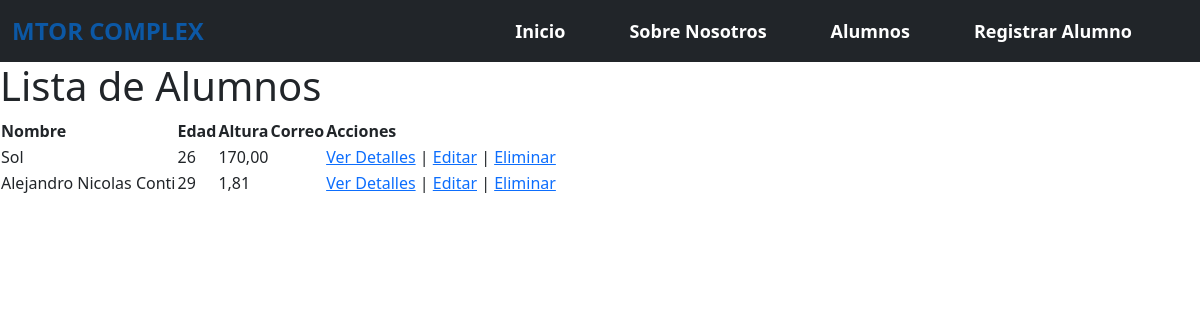
Page /gimnasio/alumnos/ on the earlier database version.
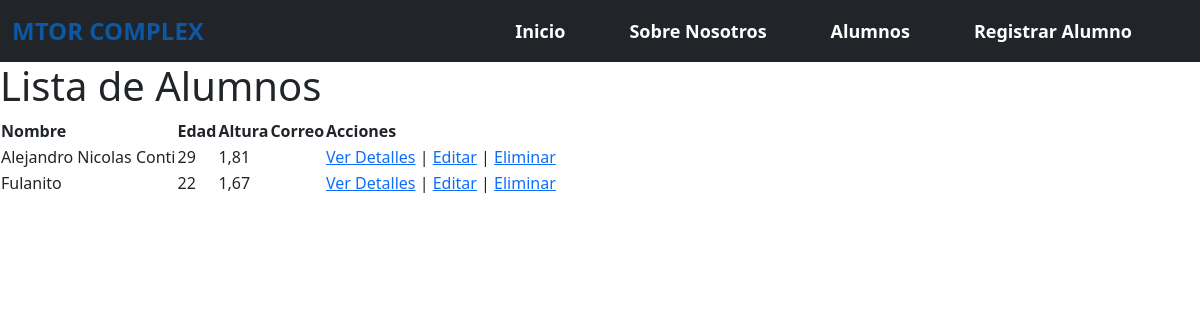
Same page on the later database version.
### gimnasio/models.py (models this page shows, shortened)
class Alumno(models.Model):
    nombre = models.CharField(max_length=100)
    edad = models.PositiveIntegerField()
    altura = models.DecimalField(max_digits=5, decimal_places=2)
    dias_asistencia = models.ManyToManyField(DiaAsistencia)
    horario = models.TimeField()
    cuota_pagada = models.BooleanField(default=False)

### gimnasio/views.py (the view)
# urls.py: path("alumnos/", views.lista_alumnos, name="alumno-list"),
def lista_alumnos(request):
    alumnos = Alumno.objects.all()
    return render(request, "gimnasio/alumno_lista.html", {"alumnos": alumnos})

### gimnasio/templates/gimnasio/alumno_lista.html
{% extends 'gimnasio/base.html' %}
{% block contenido %}
    <h1>Lista de Alumnos</h1>
    <table>
        <thead>
            <tr>
                <th>Nombre</th>
                <th>Edad</th>
                <th>Altura</th>
                <th>Correo</th>
                <th>Acciones</th>
            </tr>
        </thead>
        <tbody>
            {% for alumno in alumnos %}
            <tr>
                <td>{{ alumno.nombre }}</td>
                <td>{{ alumno.edad }}</td>
                <td>{{ alumno.altura }}</td>
                <td>{{ alumno.correo }}</td>
                <td>
                    <a href="{% url 'gimnasio:alumno-detail' alumno.pk %}">Ver Detalles</a> |
                    <a href="{% url 'gimnasio:alumno-edit' alumno.pk %}">Editar</a> |
                    <a href="{% url 'gimnasio:alumno-delete' alumno.pk %}">Eliminar</a>                </td>
            </tr>
            {% empty %}
            <tr>
                <td colspan="5">No hay alumnos registrados.</td>
            </tr>
            {% endfor %}
        </tbody>
    </table>
{% endblock contenido %}

Differences in the rows shown:
removed Alumno: nombre "Sol", edad "26", altura "170,00"
added Alumno: nombre "Fulanito", edad "22", altura "1,67"
